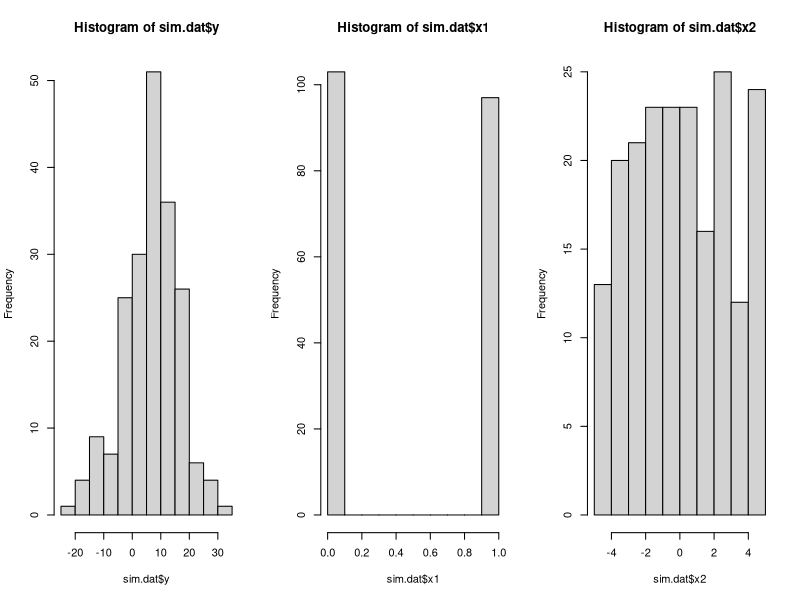
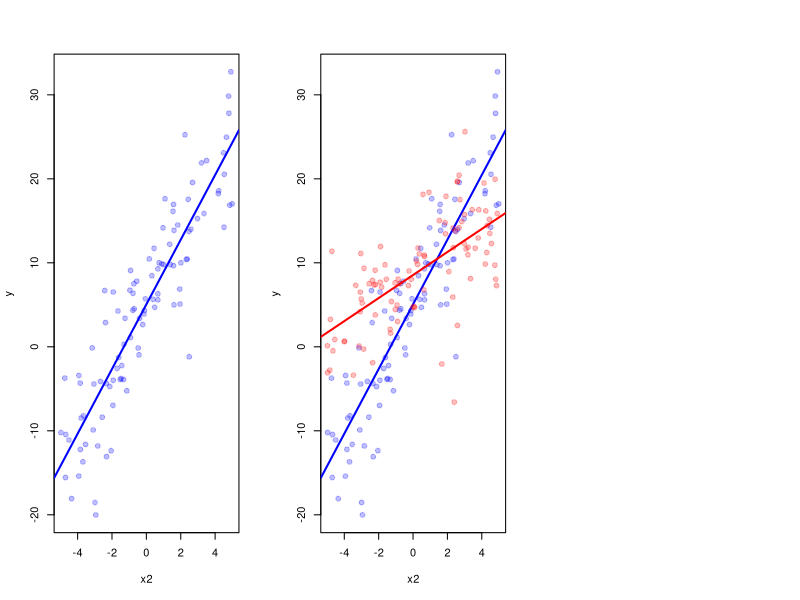

R code for these plots, in order:
## ---- chunk 1
set.seed(1234)
n.sample <- 200
x1 <- rbinom(n.sample, size = 1, prob = 0.5)
x2 <- runif(n.sample, -5, 5)
a <- 5
b1 <- 3
b2 <- 4
b3 <- -3
e <- rnorm(n.sample, 0, 5)
y <- a + b1 * x1 + b2 * x2 + b3 * x1 * x2 + e
sim.dat <- data.frame(y, x1, x2)
## ---- chunk 2
par(mfrow = c(1, 3))
hist(sim.dat$y)
hist(sim.dat$x1)
hist(sim.dat$x2)
## ---- chunk 3
mod.sim <- lm(y ~ x1 * x2, dat = sim.dat)
summary(mod.sim)
## ---- chunk 4
coef(mod.sim)
## ---- chunk 5
coef(mod.sim)[1]
## ---- chunk 6
plot(x = sim.dat[sim.dat$x1 == 0, ]$x2, y = sim.dat[sim.dat$x1 == 0, ]$y, 
     col = rgb(red = 0, green = 0, blue = 1, alpha = 0.25), pch = 19,
     xlab = "x2", ylab = "y")
abline(a = coef(mod.sim)[1], b = coef(mod.sim)[3], col = "blue", pch = 19, lwd = 2)
## ---- chunk 7
plot(x = sim.dat[sim.dat$x1 == 0, ]$x2, y = sim.dat[sim.dat$x1 == 0, ]$y, 
     pch = 19, xlab = "x2", ylab = "y", col = rgb(red = 0, green = 0, blue = 1, alpha = 0.25))
abline(a = coef(mod.sim)[1], b = coef(mod.sim)[3], col = "blue", lwd = 2)
points(x = sim.dat[sim.dat$x1 == 1, ]$x2, y = sim.dat[sim.dat$x1 == 1, ]$y, 
       col = rgb(red = 1, green = 0, blue = 0, alpha = 0.25), pch = 19)
abline(a = coef(mod.sim)[1] + coef(mod.sim)[2], b = coef(mod.sim)[3] + coef(mod.sim)[4], 
       col = "red", lwd = 2)
